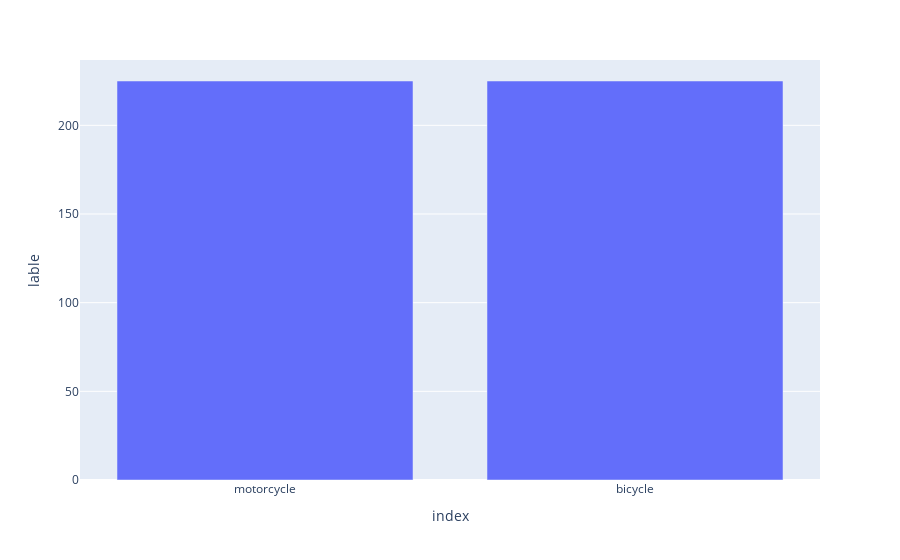

The cell this chart's notebook holds for it:
### Code cell
fig = px.bar(df_plot, x='index', y='lable')
fig.show()

### Figure 1 — Plotly figure (JSON) as saved in the notebook; plotly's stock layout.template omitted (floating-point values rounded to 4 significant figures)
{"data": [{"alignmentgroup": "True", "hovertemplate": "index=%{x}<br>lable=%{y}<extra></extra>", "legendgroup": "", "marker": {"color": "#636efa", "pattern": {"shape": ""}}, "name": "", "offsetgroup": "", "orientation": "v", "showlegend": false, "textposition": "auto", "type": "bar", "x": ["motorcycle", "bicycle"], "xaxis": "x", "y": [225, 225], "yaxis": "y"}], "layout": {"barmode": "relative", "legend": {"tracegroupgap": 0}, "margin": {"t": 60}, "xaxis": {"anchor": "y", "domain": [0, 1], "title": {"text": "index"}}, "yaxis": {"anchor": "x", "domain": [0, 1], "title": {"text": "lable"}}}}
